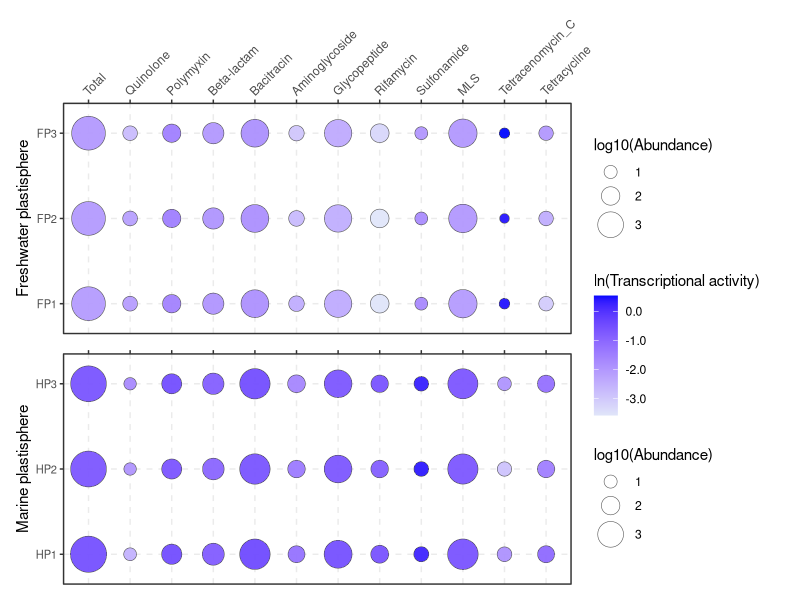

Write the R code that produced this figure.
pkgs <- c("dplyr", "ggplot2", "patchwork")
for (p in pkgs) {
  if (!requireNamespace(p, quietly = TRUE)) {
    install.packages(p)
  }
  library(p, character.only = TRUE)
}

sorted_names <- c("Total", "Quinolone", "Polymyxin", "Beta-lactam", "Bacitracin", "Aminoglycoside", "Glycopeptide", "Rifamycin", "Sulfonamide", "MLS", "Tetracenomycin_C", "Tetracycline")
freshwater_ta_f <- read.csv("./data/Fig5a1.csv") %>% mutate(ARG_category = factor(ARG_category, levels = sorted_names))
marine_ta_f <- read.csv("./data/Fig5a2.csv") %>% mutate(ARG_category = factor(ARG_category, levels = sorted_names))

scale_size_common <- function(limits) {
  scale_size_continuous(
    name = "log10(Abundance)",
    range = c(3, 12),
    trans = "exp",
    limits = limits,
    breaks = 0:4
  )
}

fill_scale_common <- scale_fill_gradientn(
  name = "ln(Transcriptional activity)",
  colours = c("#e0e5f9", "#0107ff"),
  limits = c(-3.570, 0.536),
  breaks = -4:1,
  labels = scales::number(-4:1, accuracy = 0.1),
  oob = scales::squish
)

theme_common <- theme_bw() +
  theme(
    axis.title.x = element_blank(),
    axis.text.y  = element_text(size = 8),
    plot.margin  = margin(6, 18, 6, 6),
    panel.grid.major = element_line(linetype = "dashed", size = 0.5),
    panel.grid.minor = element_line(linetype = "dotted", size = 0.3),
  )

make_bubble_plot <- function(df, y_label, size_limits, x_text_element) {
  ggplot(df, aes(y = SampleName, x = ARG_category)) +
    labs(y = y_label) +
    geom_point(
      aes(
        size = abun_log10,
        fill = ta_ln
      ),
      shape = 21,
      color = "grey30",
      stroke = 0.3,
      alpha = 0.95
    ) +
    scale_size_common(size_limits) +
    fill_scale_common +
    scale_x_discrete(position = "top") +
    scale_y_discrete(expand = expansion(add = 0.35)) +
    coord_cartesian(clip = "off") +
    theme_common +
    theme(axis.text.x = x_text_element)
}

# Freshwater
p_fresh_bubble <- make_bubble_plot(
  freshwater_ta_f,
  y_label = "Freshwater plastisphere",
  size_limits = c(0.605, 3.922),
  x_text_element = element_text(angle = 45, hjust = 0)
)

# Marine
p_marine_bubble <- make_bubble_plot(
  marine_ta_f,
  y_label = "Marine plastisphere",
  size_limits = c(0.606, 3.922),
  x_text_element = element_blank()
)

# Merge
p_bubble_combined <- (p_fresh_bubble / p_marine_bubble) +
  plot_layout(guides = "collect") &
  theme(legend.position = "right")

ggsave("./figures/Fig5a.pdf", p_bubble_combined, width = 8, height = 5)
